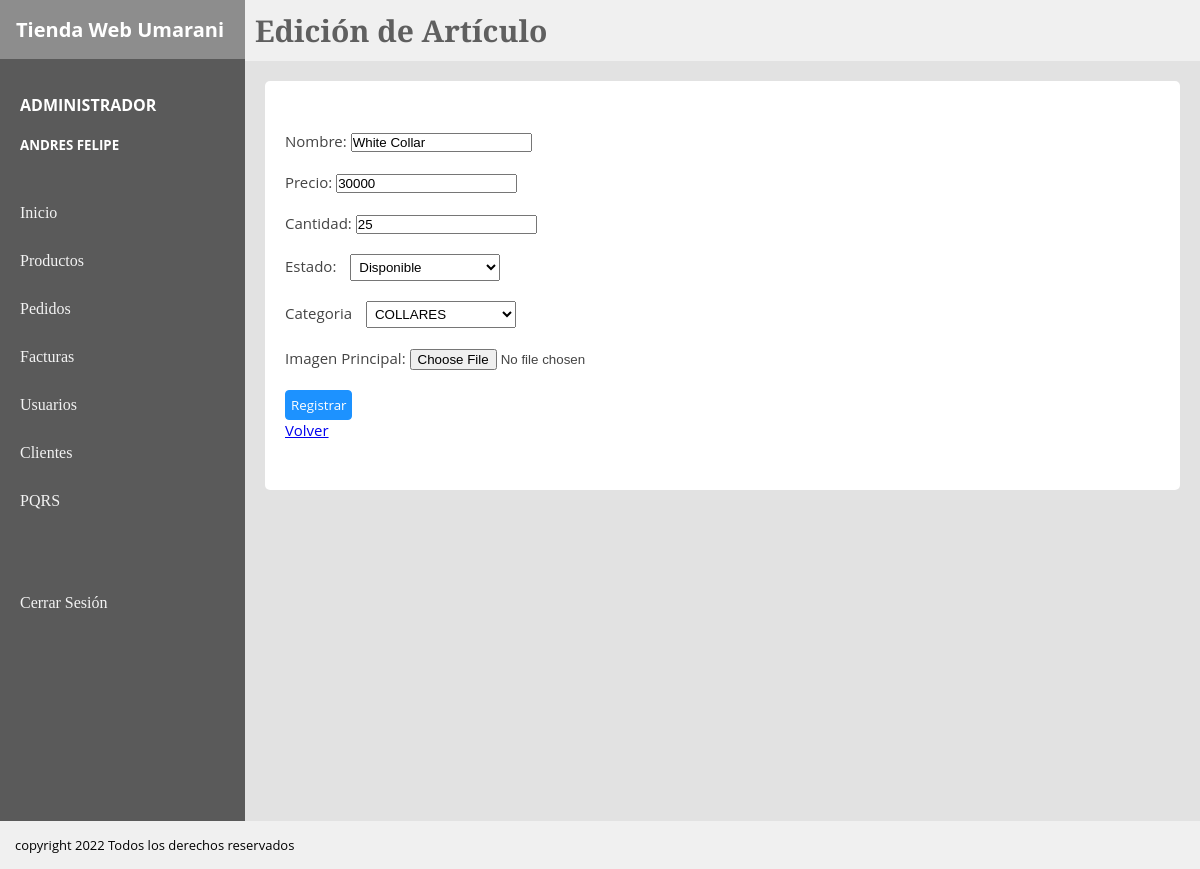
The app's page /View/editarProducto.php?aId=12 (signed in) with its own data.
### tables this page shows
CREATE TABLE `articulo` (
  `artId` int(11) NOT NULL AUTO_INCREMENT,
  `artNombre` varchar(150) NOT NULL,
  `artPrecio` int(11) NOT NULL,
  `artCantidad` int(11) NOT NULL,
  `artVista` varchar(250) NOT NULL,
  `artEstado` varchar(15) NOT NULL,
  `artCategoriaId` int(11) NOT NULL,
  PRIMARY KEY (`artId`),
  KEY `fk_artCategoriaId` (`artCategoriaId`),
  CONSTRAINT `fk_artCategoriaId` FOREIGN KEY (`artCategoriaId`) REFERENCES `categoria` (`categoriaId`)
);

CREATE TABLE `categoria` (
  `categoriaId` int(11) NOT NULL AUTO_INCREMENT,
  `categoriaNombre` varchar(50) NOT NULL,
  PRIMARY KEY (`categoriaId`)
);

### View/editarProducto.php (the view, shortened to what this page needs)
<!DOCTYPE html>
<html lang="en">
<head>
</head>
<body>
<link rel="stylesheet" href="../CSS/tiendaEstilos.css">
    <div class="padre">
        <div class="board">
            <div class="titulo">
                <h1>Tienda Web Umarani</h1>
            </div>
            <div class="usuario">
                <h4><?php echo "$_SESSION[rol] "; ?></h4>
                <h5><?php echo "$_SESSION[nombre] $_SESSION[apellido] "; ?></h5>
            </div>
            <nav class="secciones">
            <a href="">Inicio</a>
                <a href="../View/Productos.php?pagina=1">Productos</a>
                <a href="../View/pedidos.php?pagina=1">Pedidos</a>
                <a href="../view/facturas.php?pagina=1">Facturas</a>
                <?php if($_SESSION['rol'] == 'ADMINISTRADOR')  { ?>
                <a href="../View/Usuarios.php?pagina=1">Usuarios</a>
                <a href="../View/adminClientes.php?pagina=1">Clientes</a> <?php } ?>
                <a href="../View/PQRS.php?pagina=1">PQRS</a><br><br><br>
                <a href="../Controller/cerrarSesion.php">Cerrar Sesión</a>
            </nav>
        </div>
        <div class="content">
        <header class="header">
            <h1>Edición de Artículo</h1>
        </header>
        <section class="section">
            <div class="container">
            <?php
                $conexion = mysqli_connect("localhost","root","","proyecto");
                $registros = mysqli_query($conexion,"select * from articulo join categoria
                on artCategoriaId = categoriaId where artId = '$_REQUEST[aId]' ");
                if($registros){
                while($reg = mysqli_fetch_array($registros)){
                ?>
                <div class="filtros" >
                    <form action="../Controller/actualizarProducto2.php" method="post" enctype="multipart/form-data">
                        <label for="aNombre" >Nombre: </label>
                        <input type="text" name="aNombre" value="<?php echo "$reg[artNombre]"?>" ><br><br>
                        <label for="aPrecio">Precio:  </label>
                        <input type="text" name="aPrecio" value="<?php echo "$reg[artPrecio]"?>"  ><br><br>
                        <label for="aCantidad">Cantidad:  </label>
                        <input name="aCantidad" type="text" value="<?php echo "$reg[artCantidad]"?>"  class=""> <br><br>
                        <label for="aestado"> Estado: </label>
                        <select name="aestado" id="">Estado
                        <?php if($reg['artEstado'] == "Disponible"){
                            echo "<option value=\"$reg[artEstado]\" selected>$reg[artEstado]</option>";
                        }
                        else if($reg['artEstado'] == "Agotado"){
                            echo "<option value=\"$reg[artEstado]\" selected>$reg[artEstado]</option>";
                            echo "<option value=\"Disponible\" >Disponible</option>";
                        }
                        ?>
                        </select> <br><br>
                        <label for="aCategoria"> Categoria </label>
                        <select name="aCategoria">
                        <?php if($reg['artCategoriaId'] == "1"){
                            echo "<option value=\"$reg[artCategoriaId]\" selected>$reg[categoriaNombre]</option>";
                        }
                        ?>
                        </select><br><br>
                        <label for="foto1">Imagen Principal:</label>
                        <input type="file" name="foto1" id="foto1" value="<?php echo "$reg[artVista]"?>" ><br><br>
                        <input class="searchButton" type="submit" value="Registrar">
                    </form>
                    <?php
                        }
                    }
                    else {
                        echo 'El usuario no existe';
                    }
                     ?>
                    <a href="../View/Productos.php">Volver</a>
                </div>
            </div>
        </section>
        </div>
    </div>
    <footer class="footer">
        <p>copyright 2022 Todos los derechos reservados</p>
    </footer>
</body>
</html>

### CSS/tiendaEstilos.css (style rules this page uses)
* { padding: 0px; margin: 0px; }
.padre { display: flex; }
.board { background: #5a5a5a; flex: 1 1 auto; height: auto; }
.titulo { background: #8d8d8d; padding: 10px; }
.titulo h1 { font-family: 'Open Sans', sans-serif; font-size: 20px; padding: 6px; color:rgb(255, 255, 255); }
.usuario { padding: 10px; margin-top: 15px; }
.usuario h4 { color: rgb(255, 255, 255); font-family: 'Open Sans', sans-serif; padding: 10px; }
.usuario h5 { color: rgb(255, 255, 255); font-family: 'Open Sans', sans-serif; padding: 10px; }
.secciones { padding: 10px; }
.secciones a { display: block; padding: 10px; color: rgb(243, 243, 243); text-decoration: none; margin-top: 10px; font-family: 'Bitter', serif; transition: 0.3s ease-in-out; }
.content { flex: 100 1 auto; }
.header { background: #f0f0f0; }
.header h1 { font-family: 'Bitter', serif; font-size: 30px; padding: 10px; color: rgb(95, 95, 95); }
.section { background: #e2e2e2; padding: 20px; min-height: 720px; }
.container { padding: 20px; border-radius: 5px; background: #ffffff; }
select { width: 50px; margin: 0px 10px; padding: 4px; }
.filtros { margin: 30px 0px; font-family: 'Open Sans', sans-serif; font-size: 15px; color: #444444; }
.filtros select { width: 150px; overflow: hidden; }
.searchButton { padding: 5px; font-family: 'Open Sans', sans-serif; background: #1d92ff; color: #fff; border: 0.5px solid #1d92ff; border-radius: 4px; cursor: pointer; }
.footer { background: #f0f0f0; padding: 15px; font-family: 'Open Sans', sans-serif; font-size: 13px; }

### records on screen
articulo: aNombre "White Collar", aPrecio "30000", aCantidad "25", aestado "Disponible", aCategoria "COLLARES"

### other values on screen
$_SESSION[rol] "ADMINISTRADOR"
$_SESSION[nombre] "ANDRES"
$_SESSION[apellido] "FELIPE"
